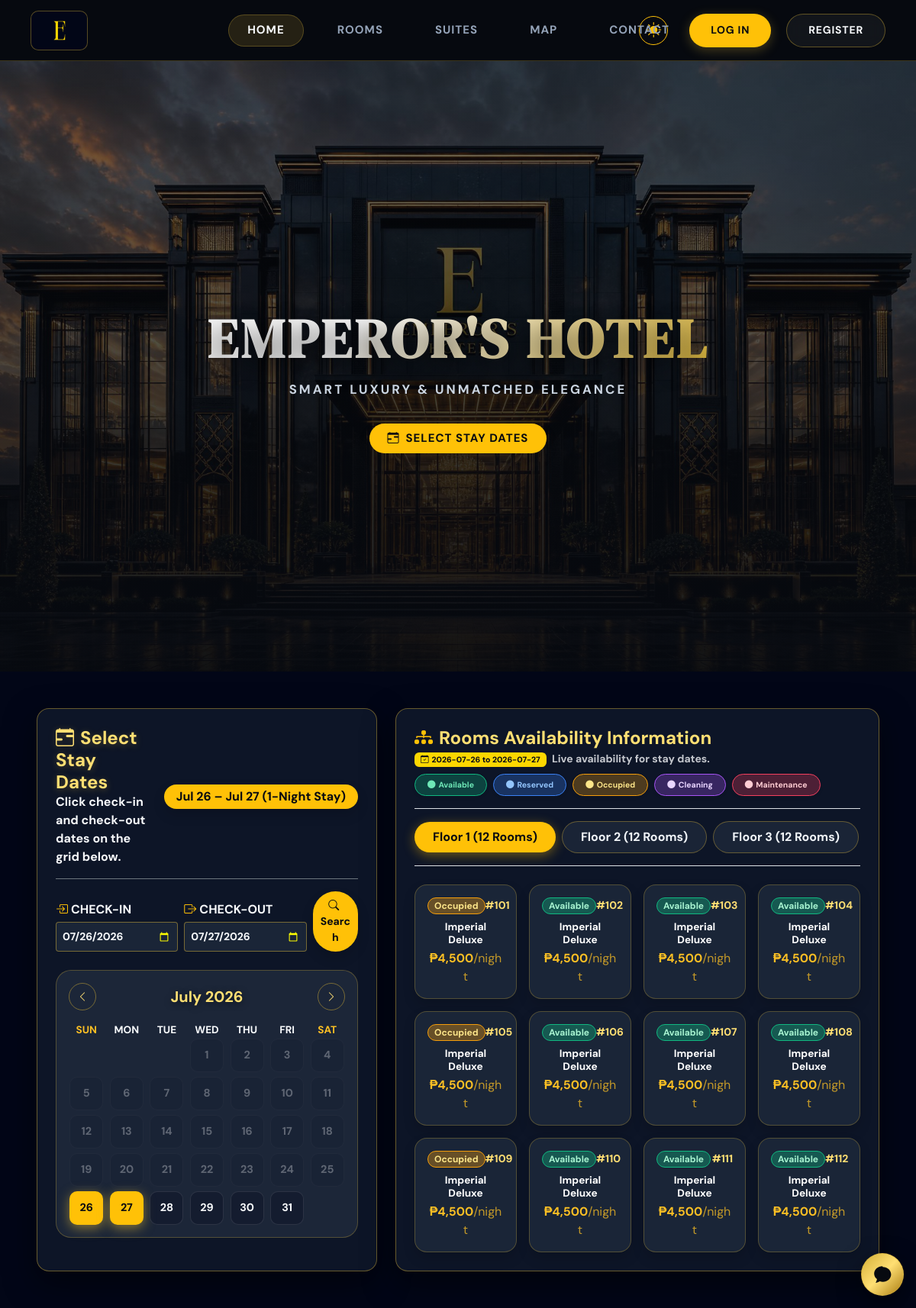
/public/site/home.php, run on the app's committed database.
### tables this page shows
CREATE TABLE IF NOT EXISTS rooms (
    room_id INT AUTO_INCREMENT PRIMARY KEY,
    room_number VARCHAR(10) NOT NULL UNIQUE,
    room_type ENUM('Imperial Deluxe', 'Royal Executive', 'Emperor Presidential') NOT NULL,
    floor INT NOT NULL,
    price_per_night DECIMAL(10,2) NOT NULL,
    bed_type VARCHAR(50) DEFAULT 'King Bed',
    max_capacity INT NOT NULL DEFAULT 2,
    view_type VARCHAR(100) DEFAULT 'City View',
    image_url TEXT DEFAULT NULL,
    status ENUM('Available', 'Reserved', 'Occupied', 'Cleaning', 'Maintenance') NOT NULL DEFAULT 'Available',
    created_at TIMESTAMP DEFAULT CURRENT_TIMESTAMP
);

### app/helpers/auth.php (called while the page is built, shortened)
<?php
function e(string|null|int|float $value): string
{
    return htmlspecialchars((string) $value, ENT_QUOTES, 'UTF-8');
}

### public/includes/bootstrap.php (called while the page is built, shortened)
<?php
require_once APP_ROOT . '/app/helpers/auth.php';
spl_autoload_register(static function (string $className): void {
    $modelPath = APP_ROOT . '/app/models/' . $className . '.php';
});

### app/models/Room.php (called while the page is built, shortened)
<?php
class Room
{
    public function all(): array
    {
        $statement = $this->db->query('SELECT * FROM rooms ORDER BY floor ASC, room_number ASC');
        return $statement->fetchAll();
    }
}

### public/includes/hotel_map.php (the view, shortened to what this page needs)
<?php
function renderHotelFloorMap(PDO $db, string $mode = 'public', ?int $selectedRoomId = null, string $checkIn = '', string $checkOut = ''): void
{
    $roomModel = new Room($db);
    $rooms = $roomModel->all();
    $floors = [];
    foreach ($rooms as $room) {
        $floors[$room['floor']][] = $room;
    }
    ksort($floors);
?>
<div class="hotel-map-container h-100 my-0 p-4 rounded-4 shadow-lg border" id="hotelMapContainer">
    <div class="d-flex flex-wrap align-items-center justify-content-between mb-3 gap-2 border-bottom pb-3">
        <div>
            <h4 class="m-0 font-serif fw-bold map-title"><i class="bi bi-diagram-3-fill me-2 text-warning"></i>Rooms Availability Information</h4>
            <small class="text-muted opacity-90 fw-semibold" id="mapActiveRangeSubtitle">
                <?php if (!empty($checkIn) && !empty($checkOut)): ?>
                    <span class="badge bg-gold text-dark px-2 py-1 me-1" style="background: #ffc107; color: #070A10;"><i class="bi bi-calendar-check me-1"></i><?= e($checkIn) ?> to <?= e($checkOut) ?></span> Live availability for stay dates.
                <?php else: ?>
                    Click any room block to inspect details or select for booking
                <?php endif; ?>
            </small>
        </div>
        <div class="d-flex align-items-center gap-3">
            <div class="d-flex flex-wrap gap-2 text-xs small">
                <span class="badge px-3 py-2 rounded-pill shadow-sm fw-bold map-legend-available"><i class="bi bi-circle-fill me-1"></i>Available</span>
                <span class="badge px-3 py-2 rounded-pill shadow-sm fw-bold map-legend-reserved"><i class="bi bi-circle-fill me-1"></i>Reserved</span>
                <span class="badge px-3 py-2 rounded-pill shadow-sm fw-bold map-legend-occupied"><i class="bi bi-circle-fill me-1"></i>Occupied</span>
                <span class="badge px-3 py-2 rounded-pill shadow-sm fw-bold map-legend-cleaning"><i class="bi bi-circle-fill me-1"></i>Cleaning</span>
                <span class="badge px-3 py-2 rounded-pill shadow-sm fw-bold map-legend-maintenance"><i class="bi bi-circle-fill me-1"></i>Maintenance</span>
            </div>
        </div>
    </div>
    <ul class="nav nav-pills mb-4 border-bottom pb-3 gap-2 align-items-center" id="hotelMapFloorTabs" role="tablist">
        <?php foreach ($floors as $floorNum => $floorRooms):
            $isActive = ($floorNum === 1);
        ?>
            <li class="nav-item" role="presentation">
                <button class="nav-link btn-sm <?= $isActive ? 'active' : '' ?> rounded-pill px-4 py-2 fw-bold font-serif floor-tab-btn"
                        id="map-tab-floor-<?= $floorNum ?>"
                        data-bs-toggle="tab"
                        data-bs-target="#map-pane-floor-<?= $floorNum ?>"
                        type="button"
                        role="tab">
                    Floor <?= $floorNum ?> (<?= count($floorRooms) ?> Rooms)
                </button>
            </li>
        <?php endforeach; ?>
    </ul>
    <div class="tab-content" id="hotelMapFloorContent">
        <?php foreach ($floors as $floorNum => $floorRooms): ?>
            <div class="tab-pane fade <?= $floorNum === 1 ? 'show active' : '' ?>" id="map-pane-floor-<?= $floorNum ?>" role="tabpanel">
                <div class="row row-cols-2 row-cols-sm-3 row-cols-md-3 row-cols-lg-4 row-cols-xl-4 row-cols-xxl-4 g-2 g-sm-3">
                    <?php foreach ($floorRooms as $room):
                        $statusClass = 'room-map-card--' . strtolower($room['status']);
                        $isSelected = ($selectedRoomId !== null && (int)$room['room_id'] === $selectedRoomId);
                    ?>
                        <div class="col">
                            <div class="card h-100 room-map-card <?= $statusClass ?> rounded-4 p-2 transition-all shadow <?= $isSelected ? 'border-warning shadow-lg' : '' ?>"
                                 style="cursor: pointer;"
                                 data-room-id="<?= $room['room_id'] ?>"
                                 data-room-number="<?= $room['room_number'] ?>"
                                 data-room-type="<?= e($room['room_type']) ?>"
                                 data-room-price="<?= number_format((float)$room['price_per_night'], 2) ?>"
                                 data-room-status="<?= $room['status'] ?>"
                                 onclick="onHotelMapRoomClick(<?= (int)$room['room_id'] ?>, '<?= e($room['room_number']) ?>', '<?= e($room['room_type']) ?>', '<?= number_format((float)$room['price_per_night'], 2) ?>', '<?= $room['status'] ?>', '<?= e($mode) ?>')">
                                <div class="card-body p-2 text-center">
                                    <div class="d-flex align-items-center justify-content-between mb-2">
                                        <span class="badge text-xs px-2 py-1 rounded-pill fw-bold room-status-badge"><?= $room['status'] ?></span>
                                        <small class="fw-bold font-serif room-number-tag">#<?= e($room['room_number']) ?></small>
                                    </div>
                                    <h6 class="card-title font-serif fw-bold mb-1 text-wrap room-type-title" style="font-size: 0.85rem; line-height: 1.25;"><?= e($room['room_type']) ?></h6>
                                    <div class="text-xs fw-bold room-price-tag">₱<?= number_format((float)$room['price_per_night']) ?><span class="opacity-75 font-sans fw-normal">/night</span></div>
                                </div>
                            </div>
                        </div>
                    <?php endforeach; ?>
                </div>
            </div>
        <?php endforeach; ?>
    </div>
</div>
<?php
}
?>

### public/assets/css/site/home.css (style rules this page uses)
body.home-showcase-page { margin: 0; overflow-x: hidden; color: #f8fafc; background: #020617; font-family: 'DM Sans', sans-serif; }

### public/includes/hotel_map.php (style rules this page uses)
.hotel-map-container { background: rgba(15, 23, 42, 0.92); backdrop-filter: blur(25px); border: 1px solid rgba(212, 175, 55, 0.45) !important; box-shadow: 0 15px 40px rgba(0, 0, 0, 0.5) !important; }
.map-title { color: #FFDF73 !important; }
.map-legend-available { background: rgba(16, 185, 129, 0.28); border: 1.5px solid #10B981; color: #6EE7B7; }
.map-legend-reserved { background: rgba(59, 130, 246, 0.28); border: 1.5px solid #3B82F6; color: #93C5FD; }
.map-legend-occupied { background: rgba(245, 158, 11, 0.28); border: 1.5px solid #F59E0B; color: #FDE68A; }
.map-legend-cleaning { background: rgba(168, 85, 247, 0.28); border: 1.5px solid #A855F7; color: #E9D5FF; }
.map-legend-maintenance { background: rgba(244, 63, 94, 0.28); border: 1.5px solid #F43F5E; color: #FECDD3; }
.floor-tab-btn { background: rgba(30, 41, 59, 0.8); color: #F1F5F9; border: 1px solid rgba(212, 175, 55, 0.4); }
.floor-tab-btn.active { background: #ffc107 !important; color: #070A10 !important; border: none !important; box-shadow: 0 4px 15px rgba(255, 193, 7, 0.4) !important; }
.room-map-card { transition: transform 0.3s ease, border-color 0.3s ease, box-shadow 0.3s ease; background: rgba(30, 41, 59, 0.85); border: 1px solid rgba(212, 175, 55, 0.3); color: #ffffff; }
.room-type-title { color: #ffffff !important; }
.room-number-tag { color: #FFDF73 !important; }
.room-price-tag { color: #FBBF24 !important; }
.room-map-card--available .room-status-badge { background: rgba(16, 185, 129, 0.35); border: 1px solid #10B981; color: #A7F3D0; }
.room-map-card--occupied .room-status-badge { background: rgba(245, 158, 11, 0.35); border: 1px solid #F59E0B; color: #FDE68A; }

### data on the page
rooms: status "Occupied", room_number "101", room_type "Imperial Deluxe", price_per_night "4,500"
rooms: status "Available", room_number "102", room_type "Imperial Deluxe", price_per_night "4,500"
rooms: status "Available", room_number "103", room_type "Imperial Deluxe", price_per_night "4,500"
rooms: status "Available", room_number "104", room_type "Imperial Deluxe", price_per_night "4,500"
rooms: status "Occupied", room_number "105", room_type "Imperial Deluxe", price_per_night "4,500"
rooms: status "Available", room_number "106", room_type "Imperial Deluxe", price_per_night "4,500"
rooms: status "Available", room_number "107", room_type "Imperial Deluxe", price_per_night "4,500"
rooms: status "Available", room_number "108", room_type "Imperial Deluxe", price_per_night "4,500"
rooms: status "Occupied", room_number "109", room_type "Imperial Deluxe", price_per_night "4,500"
rooms: status "Available", room_number "110", room_type "Imperial Deluxe", price_per_night "4,500"
rooms: status "Available", room_number "111", room_type "Imperial Deluxe", price_per_night "4,500"
rooms: status "Available", room_number "112", room_type "Imperial Deluxe", price_per_night "4,500"

### other printed values
$checkIn "2026-07-26"
$checkOut "2026-07-27"
$floorNum "1"
count($floorRooms) "12"
$floorNum "2"
$floorNum "3"
